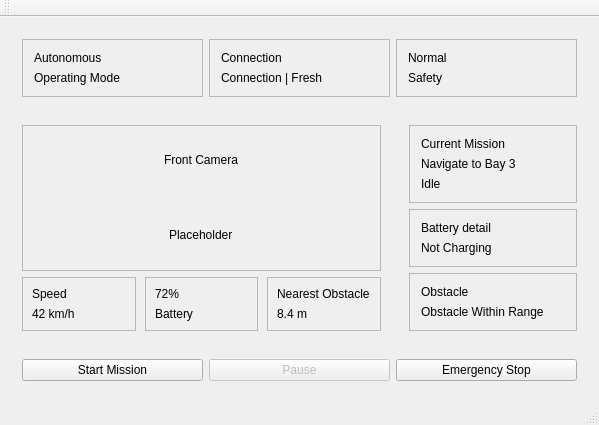
<?xml version="1.0" encoding="UTF-8"?>
<ui version="4.0">
 <class>MainWindowClass</class>
 <widget class="QMainWindow" name="MainWindowClass">
  <property name="geometry">
   <rect>
    <x>0</x>
    <y>0</y>
    <width>599</width>
    <height>412</height>
   </rect>
  </property>
  <property name="windowTitle">
   <string>MainWindow</string>
  </property>
  <widget class="QWidget" name="centralWidget">
   <layout class="QVBoxLayout" name="verticalLayout_13" stretch="0,1,0">
    <item>
     <widget class="QWidget" name="statusStrip" native="true">
      <layout class="QHBoxLayout" name="horizontalLayout_3">
       <item>
        <widget class="QFrame" name="operatingFrame">
         <property name="frameShape">
          <enum>QFrame::Shape::StyledPanel</enum>
         </property>
         <property name="frameShadow">
          <enum>QFrame::Shadow::Raised</enum>
         </property>
         <layout class="QVBoxLayout" name="verticalLayout_2">
          <item>
           <widget class="QLabel" name="operatingFrameHeading">
            <property name="text">
             <string>Autonomous</string>
            </property>
           </widget>
          </item>
          <item>
           <widget class="QLabel" name="operatingFrameValue">
            <property name="text">
             <string>Operating Mode</string>
            </property>
           </widget>
          </item>
         </layout>
        </widget>
       </item>
       <item>
        <widget class="QFrame" name="connectionFrame">
         <property name="frameShape">
          <enum>QFrame::Shape::StyledPanel</enum>
         </property>
         <property name="frameShadow">
          <enum>QFrame::Shadow::Raised</enum>
         </property>
         <layout class="QVBoxLayout" name="verticalLayout">
          <item>
           <widget class="QLabel" name="connectionFrameHeading">
            <property name="text">
             <string>Connection</string>
            </property>
           </widget>
          </item>
          <item>
           <widget class="QLabel" name="connectionFrameValue">
            <property name="text">
             <string>Connection | Fresh</string>
            </property>
           </widget>
          </item>
         </layout>
        </widget>
       </item>
       <item>
        <widget class="QFrame" name="safetyFrame">
         <property name="frameShape">
          <enum>QFrame::Shape::StyledPanel</enum>
         </property>
         <property name="frameShadow">
          <enum>QFrame::Shadow::Raised</enum>
         </property>
         <layout class="QVBoxLayout" name="verticalLayout_3">
          <item>
           <widget class="QLabel" name="safetyFrameHeading">
            <property name="text">
             <string>Normal</string>
            </property>
           </widget>
          </item>
          <item>
           <widget class="QLabel" name="safetyFrameValue">
            <property name="text">
             <string>Safety</string>
            </property>
           </widget>
          </item>
         </layout>
        </widget>
       </item>
      </layout>
     </widget>
    </item>
    <item>
     <widget class="QWidget" name="mainContent" native="true">
      <layout class="QHBoxLayout" name="horizontalLayout_2" stretch="2,1">
       <property name="leftMargin">
        <number>0</number>
       </property>
       <property name="topMargin">
        <number>0</number>
       </property>
       <property name="rightMargin">
        <number>0</number>
       </property>
       <property name="bottomMargin">
        <number>0</number>
       </property>
       <item>
        <widget class="QWidget" name="leftContainer" native="true">
         <layout class="QVBoxLayout" name="verticalLayout_4" stretch="3,1">
          <item>
           <widget class="QFrame" name="cameraFrame">
            <property name="frameShape">
             <enum>QFrame::Shape::StyledPanel</enum>
            </property>
            <property name="frameShadow">
             <enum>QFrame::Shadow::Raised</enum>
            </property>
            <layout class="QVBoxLayout" name="verticalLayout_5">
             <property name="leftMargin">
              <number>0</number>
             </property>
             <property name="topMargin">
              <number>0</number>
             </property>
             <property name="rightMargin">
              <number>0</number>
             </property>
             <property name="bottomMargin">
              <number>0</number>
             </property>
             <item alignment="Qt::AlignmentFlag::AlignHCenter|Qt::AlignmentFlag::AlignVCenter">
              <widget class="QLabel" name="cameraFrameHeading">
               <property name="text">
                <string>Front Camera</string>
               </property>
              </widget>
             </item>
             <item alignment="Qt::AlignmentFlag::AlignHCenter|Qt::AlignmentFlag::AlignVCenter">
              <widget class="QLabel" name="cameraFrameValue">
               <property name="text">
                <string>Placeholder</string>
               </property>
              </widget>
             </item>
            </layout>
           </widget>
          </item>
          <item>
           <widget class="QWidget" name="telemetryRow" native="true">
            <layout class="QHBoxLayout" name="horizontalLayout">
             <property name="spacing">
              <number>9</number>
             </property>
             <property name="leftMargin">
              <number>0</number>
             </property>
             <property name="topMargin">
              <number>0</number>
             </property>
             <property name="rightMargin">
              <number>0</number>
             </property>
             <property name="bottomMargin">
              <number>0</number>
             </property>
             <item>
              <widget class="QFrame" name="speedFrame">
               <property name="frameShape">
                <enum>QFrame::Shape::StyledPanel</enum>
               </property>
               <property name="frameShadow">
                <enum>QFrame::Shadow::Raised</enum>
               </property>
               <layout class="QVBoxLayout" name="verticalLayout_8">
                <property name="leftMargin">
                 <number>9</number>
                </property>
                <property name="topMargin">
                 <number>9</number>
                </property>
                <property name="rightMargin">
                 <number>9</number>
                </property>
                <property name="bottomMargin">
                 <number>9</number>
                </property>
                <item>
                 <widget class="QLabel" name="speedHeaderLabel">
                  <property name="text">
                   <string>Speed</string>
                  </property>
                 </widget>
                </item>
                <item>
                 <widget class="QLabel" name="speedValueLabel">
                  <property name="text">
                   <string>42 km/h</string>
                  </property>
                 </widget>
                </item>
               </layout>
              </widget>
             </item>
             <item>
              <widget class="QFrame" name="batteryFrame">
               <property name="frameShape">
                <enum>QFrame::Shape::StyledPanel</enum>
               </property>
               <property name="frameShadow">
                <enum>QFrame::Shadow::Raised</enum>
               </property>
               <layout class="QVBoxLayout" name="verticalLayout_6">
                <property name="leftMargin">
                 <number>9</number>
                </property>
                <property name="topMargin">
                 <number>9</number>
                </property>
                <property name="rightMargin">
                 <number>9</number>
                </property>
                <property name="bottomMargin">
                 <number>9</number>
                </property>
                <item>
                 <widget class="QLabel" name="batteryValueLabel">
                  <property name="text">
                   <string>72%</string>
                  </property>
                 </widget>
                </item>
                <item>
                 <widget class="QLabel" name="batteryHeaderLabel">
                  <property name="text">
                   <string>Battery</string>
                  </property>
                 </widget>
                </item>
               </layout>
              </widget>
             </item>
             <item>
              <widget class="QFrame" name="obstacleFrame">
               <property name="frameShape">
                <enum>QFrame::Shape::StyledPanel</enum>
               </property>
               <property name="frameShadow">
                <enum>QFrame::Shadow::Raised</enum>
               </property>
               <layout class="QVBoxLayout" name="verticalLayout_7">
                <property name="leftMargin">
                 <number>9</number>
                </property>
                <property name="topMargin">
                 <number>9</number>
                </property>
                <property name="rightMargin">
                 <number>9</number>
                </property>
                <property name="bottomMargin">
                 <number>9</number>
                </property>
                <item>
                 <widget class="QLabel" name="obstacleHeaderLabel">
                  <property name="text">
                   <string>Nearest Obstacle</string>
                  </property>
                 </widget>
                </item>
                <item>
                 <widget class="QLabel" name="obstacleValueLabel">
                  <property name="text">
                   <string>8.4 m</string>
                  </property>
                 </widget>
                </item>
               </layout>
              </widget>
             </item>
            </layout>
           </widget>
          </item>
         </layout>
        </widget>
       </item>
       <item>
        <widget class="QWidget" name="rightContainer" native="true">
         <layout class="QVBoxLayout" name="verticalLayout_9" stretch="1,1,1">
          <item>
           <widget class="QFrame" name="missionFrame">
            <property name="frameShape">
             <enum>QFrame::Shape::StyledPanel</enum>
            </property>
            <property name="frameShadow">
             <enum>QFrame::Shadow::Raised</enum>
            </property>
            <layout class="QVBoxLayout" name="verticalLayout_12" stretch="1,1,1">
             <item>
              <widget class="QLabel" name="missionFrameHeading">
               <property name="text">
                <string>Current Mission</string>
               </property>
              </widget>
             </item>
             <item>
              <widget class="QLabel" name="missionFrameValue">
               <property name="text">
                <string>Navigate to Bay 3</string>
               </property>
              </widget>
             </item>
             <item>
              <widget class="QLabel" name="missionFrameStatus">
               <property name="text">
                <string>Idle</string>
               </property>
              </widget>
             </item>
            </layout>
           </widget>
          </item>
          <item>
           <widget class="QFrame" name="batteryDetailFrame">
            <property name="frameShape">
             <enum>QFrame::Shape::StyledPanel</enum>
            </property>
            <property name="frameShadow">
             <enum>QFrame::Shadow::Raised</enum>
            </property>
            <layout class="QVBoxLayout" name="verticalLayout_10">
             <item>
              <widget class="QLabel" name="batteryDetailFrameHeader">
               <property name="text">
                <string>Battery detail</string>
               </property>
              </widget>
             </item>
             <item>
              <widget class="QLabel" name="batteryDetailFrameValue">
               <property name="text">
                <string>Not Charging</string>
               </property>
              </widget>
             </item>
            </layout>
           </widget>
          </item>
          <item>
           <widget class="QFrame" name="diagnosticsFrame">
            <property name="frameShape">
             <enum>QFrame::Shape::StyledPanel</enum>
            </property>
            <property name="frameShadow">
             <enum>QFrame::Shadow::Raised</enum>
            </property>
            <layout class="QVBoxLayout" name="verticalLayout_11">
             <item>
              <widget class="QLabel" name="diagnosticsFrameHeading">
               <property name="text">
                <string>Obstacle</string>
               </property>
              </widget>
             </item>
             <item>
              <widget class="QLabel" name="diagnosticsFrameValue">
               <property name="text">
                <string>Obstacle Within Range</string>
               </property>
              </widget>
             </item>
            </layout>
           </widget>
          </item>
         </layout>
        </widget>
       </item>
      </layout>
     </widget>
    </item>
    <item>
     <widget class="QWidget" name="commandRow" native="true">
      <layout class="QHBoxLayout" name="horizontalLayout_4">
       <item>
        <widget class="QPushButton" name="startButton">
         <property name="text">
          <string>Start Mission</string>
         </property>
        </widget>
       </item>
       <item>
        <widget class="QPushButton" name="pauseButton">
         <property name="enabled">
          <bool>false</bool>
         </property>
         <property name="text">
          <string>Pause</string>
         </property>
        </widget>
       </item>
       <item>
        <widget class="QPushButton" name="emergencyStopButton">
         <property name="enabled">
          <bool>true</bool>
         </property>
         <property name="text">
          <string>Emergency Stop</string>
         </property>
        </widget>
       </item>
      </layout>
     </widget>
    </item>
   </layout>
  </widget>
  <widget class="QMenuBar" name="menuBar">
   <property name="geometry">
    <rect>
     <x>0</x>
     <y>0</y>
     <width>599</width>
     <height>21</height>
    </rect>
   </property>
  </widget>
  <widget class="QToolBar" name="mainToolBar">
   <attribute name="toolBarArea">
    <enum>TopToolBarArea</enum>
   </attribute>
   <attribute name="toolBarBreak">
    <bool>false</bool>
   </attribute>
  </widget>
  <widget class="QStatusBar" name="statusBar"/>
 </widget>
 <layoutdefault spacing="6" margin="11"/>
 <resources/>
 <connections/>
</ui>
